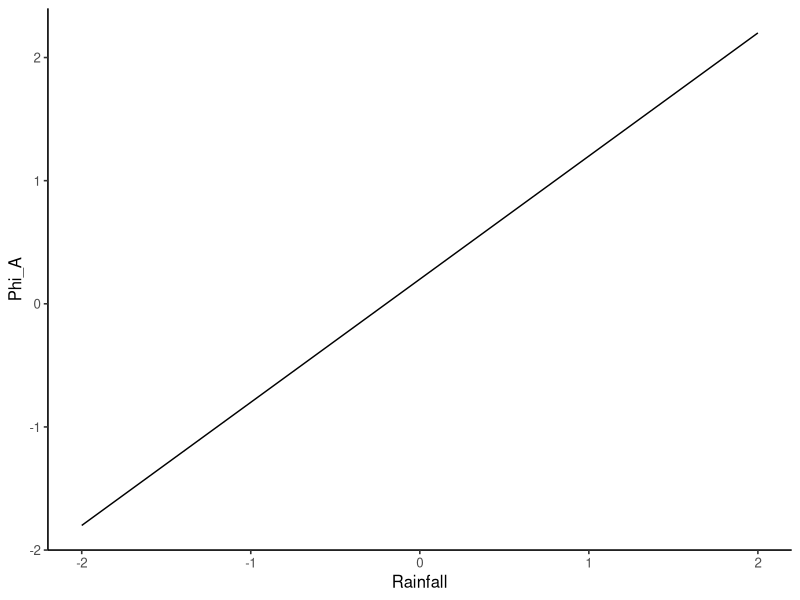
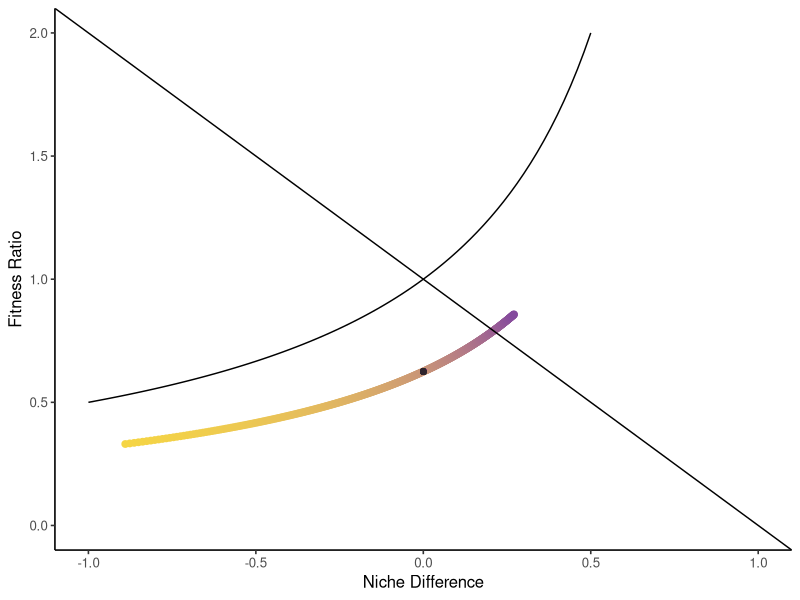
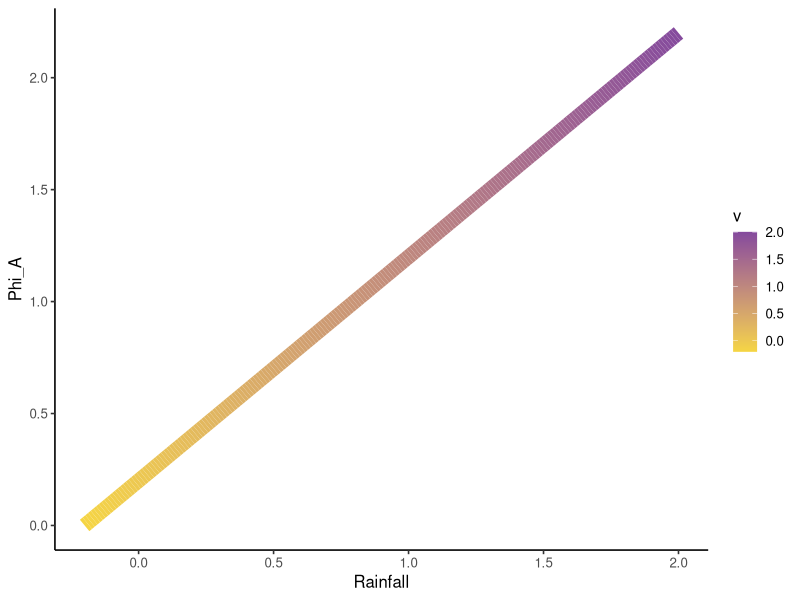
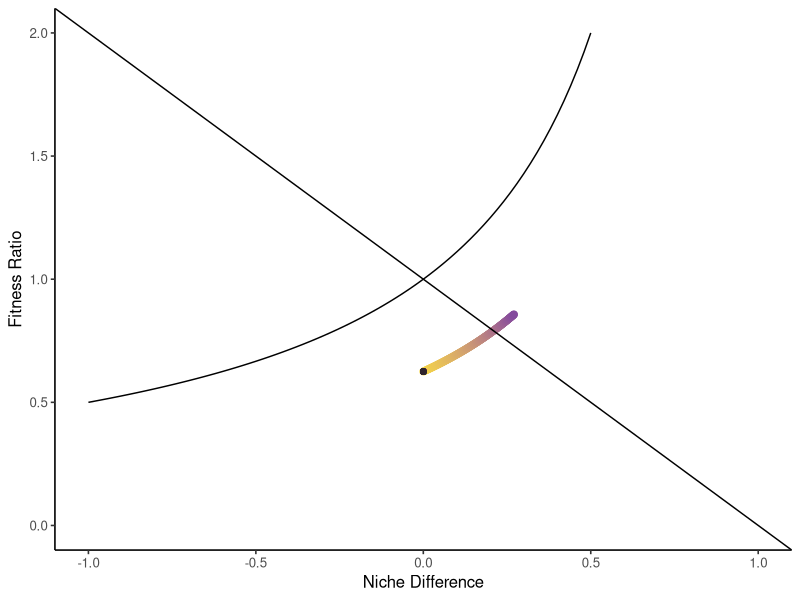
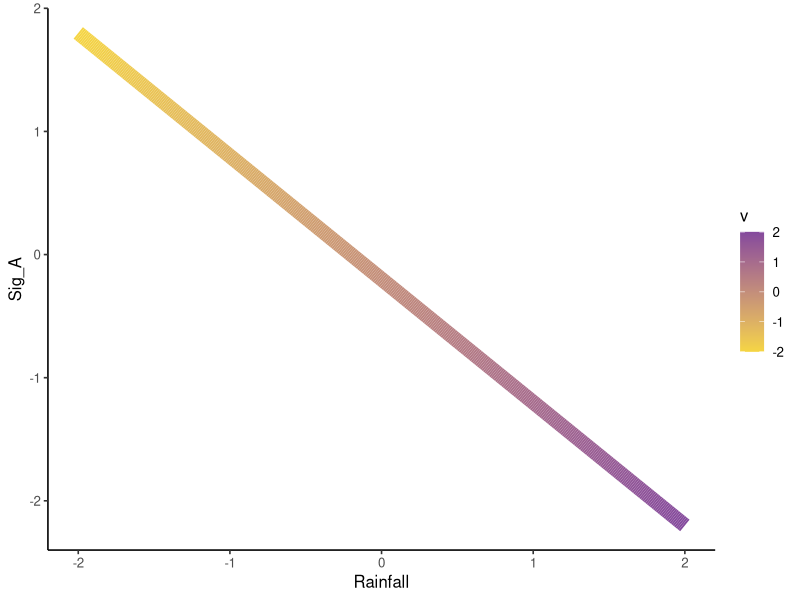
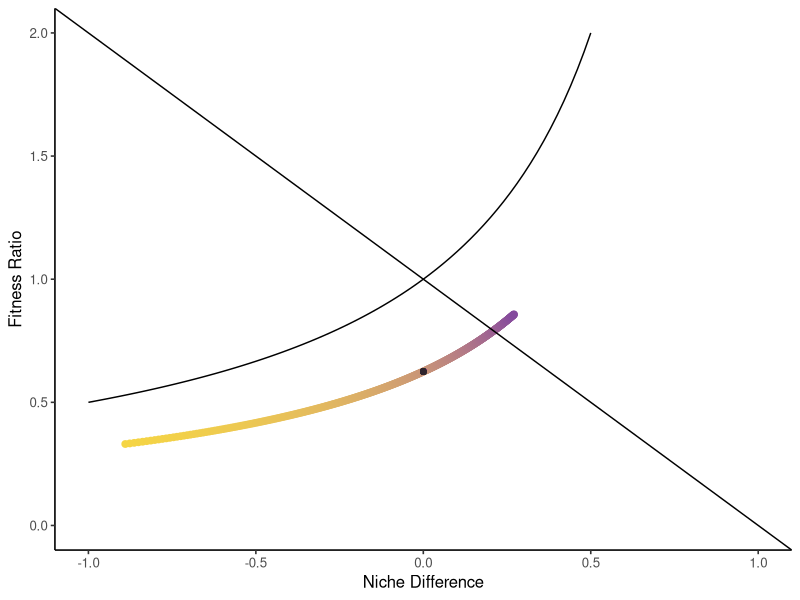
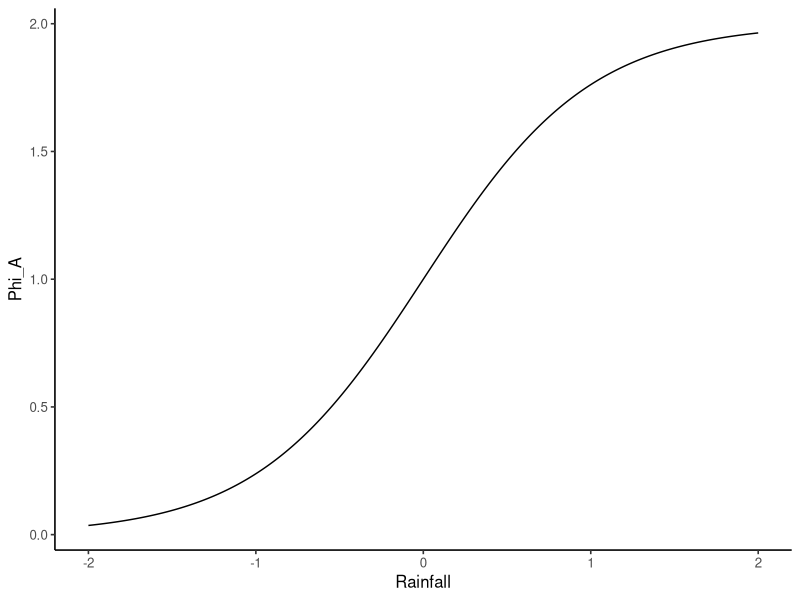
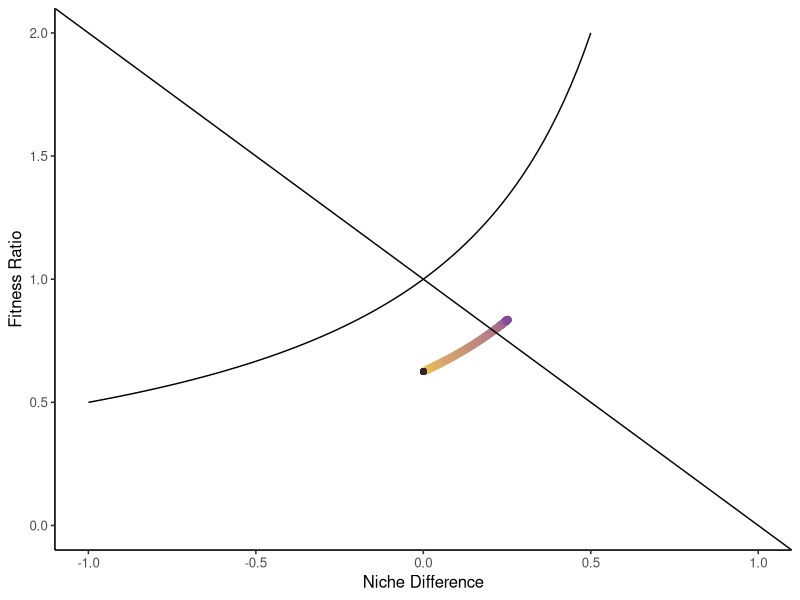

Here is the R script that generated these plots, in order:
##### NONLINEAR SCALING FUNCTIONS #####

library(ggplot2)

coexist_plot <- function(d, sterile = FALSE){
  # d is a dataframe that includes the following:
  # Microbe independent competitive effects ("Caa", "Cab", "Cbb", "Cba")
  # Competition coefficients ("Aaa", "Aab", "Abb", "Aba")
  # Environmental gradient ("v")
  d$niche <- 1 - sqrt((d$Aba * d$Aab)/(d$Aaa * d$Abb))
  d$fit <- sqrt((d$Aaa * d$Aab) / (d$Abb * d$Aba))
  d$niche[d$Aaa > 0 | d$Abb > 0 | d$Aab > 0 | d$Aba > 0] <- NaN
  d$fit[d$Aaa > 0 | d$Abb > 0 | d$Aab > 0 | d$Aba > 0] <- NaN
  nicheS <- 1 - sqrt((d$Cba[1] * d$Cab[1])/(d$Caa[1] * d$Cbb[1]))
  fitS <- sqrt((d$Caa[1] * d$Cab[1]) / (d$Cbb[1] * d$Cba[1]))
  f <- function(x) 1 / (-x + 1)
  p <- ggplot(d, aes(x = niche, y = fit, color = v)) + 
    geom_point(size = 2) + geom_abline(slope = -1, intercept = 1) + 
    theme_classic(base_size = 12) + stat_function(fun=f) + xlim(-1, 1) + ylim(0, 2) + 
    xlab("Niche Difference") + ylab("Fitness Ratio") +
    scale_color_gradient(low = "#F5D544", high = "#844A9D") + 
    theme(legend.position = "none")
  if(sterile == TRUE) p + geom_point(aes(x = nicheS, y = fitS), color = "#2F242C") else p
}

# nonlinear functions... 
# goal: a six-panel figure, a row for phi and a row for sigma
# columns are linear, sigmoidal, and parabolic scaling

# Sigmoid Function: Gompertz Equation
# y = ae^(-be^(-cx))
# a = upper limit (asymptope)
# b = x-axis displacement
# c = growth rate

# Parbolic Function
# y = ax^2 + bx + c
# vertex = (-b/(2a), (4ac - b^2)/(4a))
# focal length = 1/(4a)

# Linear Phi
Caa <- rep(-.5, 401)
Cbb <- rep(-.8, 401)
Cba <- rep(-.8, 401)
Cab <- rep(-.5, 401)

s <- rep(-.2, 401)
p <- rep(.2, 401)

v <- seq(-2, 2, .01)

dat <- cbind.data.frame(Caa, Cbb, Cba, Cab, s, p, v)

dat$p.scaled <- dat$p + dat$v

ggplot(data = dat, aes( x= v, y = p.scaled)) + geom_line() + theme_classic(base_size = 12) + 
  xlab("Rainfall") + ylab("Phi_A")

dat$Aaa <- dat$Caa + dat$s*dat$p.scaled
dat$Abb <- dat$Cbb
dat$Aba <- dat$Cba
dat$Aab <- dat$Cab

coexist_plot(dat, TRUE)

# try this constraining phi to be greater than or equal to 0

dat <- dat[which(dat$p.scaled >= 0), ]

ggplot(data = dat, aes( x= v, y = p.scaled, color = v)) + geom_line(size = 5) + theme_classic(base_size = 12) + 
  xlab("Rainfall") + ylab("Phi_A") + scale_color_gradient(low = "#F5D544", high = "#844A9D")

dat$Aaa <- dat$Caa + dat$s*dat$p.scaled
dat$Abb <- dat$Cbb
dat$Aba <- dat$Cba
dat$Aab <- dat$Cab

coexist_plot(dat, TRUE)

#Linear Sigma
Caa <- rep(-.5, 401)
Cbb <- rep(-.8, 401)
Cba <- rep(-.8, 401)
Cab <- rep(-.5, 401)

s <- rep(-.2, 401)
p <- rep(.2, 401)

v <- seq(-2, 2, .01)

dat <- cbind.data.frame(Caa, Cbb, Cba, Cab, s, p, v)

dat$s.scaled <- dat$s - dat$v

ggplot(data = dat, aes( x= v, y = s.scaled, color = v)) + geom_line(size = 5) + theme_classic(base_size = 12) + 
  xlab("Rainfall") + ylab("Sig_A") + scale_color_gradient(low = "#F5D544", high = "#844A9D")

dat$Aaa <- dat$Caa + dat$p*dat$s.scaled
dat$Abb <- dat$Cbb
dat$Aba <- dat$Cba
dat$Aab <- dat$Cab

coexist_plot(dat, TRUE)

#Sigmoidal Phi

Caa <- rep(-.5, 401)
Cbb <- rep(-.8, 401)
Cba <- rep(-.8, 401)
Cab <- rep(-.5, 401)

s <- rep(-.2, 401)
p <- rep(.2, 401)

v <- seq(-2, 2, .01)

dat <- cbind.data.frame(Caa, Cbb, Cba, Cab, s, p, v)

dat$p.scaled <- (2/(1+exp(-2*v)))

ggplot(data = dat, aes( x= v, y = p.scaled)) + geom_line() + theme_classic(base_size = 12) + 
  xlab("Rainfall") + ylab("Phi_A")

dat$Aaa <- dat$Caa + dat$s*dat$p.scaled
dat$Abb <- dat$Cbb
dat$Aba <- dat$Cba
dat$Aab <- dat$Cab

coexist_plot(dat, TRUE)

# trying without - phi values

dat <- dat[which(dat$p.scaled >= 0), ]

ggplot(data = dat, aes( x= v, y = p.scaled, color = v)) + geom_line(size = 5) + theme_classic(base_size = 12) + 
  xlab("Rainfall") + ylab("Phi_A") + scale_color_gradient(low = "#F5D544", high = "#844A9D")

dat$Aaa <- dat$Caa + dat$s*dat$p.scaled
dat$Abb <- dat$Cbb
dat$Aba <- dat$Cba
dat$Aab <- dat$Cab

coexist_plot(dat, TRUE)

#Sigmoidal Sigma

Caa <- rep(-.5, 401)
Cbb <- rep(-.8, 401)
Cba <- rep(-.8, 401)
Cab <- rep(-.5, 401)

s <- rep(-.2, 401)
p <- rep(.2, 401)

v <- seq(-2, 2, .01)


dat <- cbind.data.frame(Caa, Cbb, Cba, Cab, s, p, v)

dat$s.scaled <- (4/(1+exp(v*2))) - 2.2

ggplot(data = dat, aes( x= v, y = s.scaled, color = v)) + geom_line(size = 5) + theme_classic(base_size = 12) + 
  xlab("Rainfall") + ylab("Sig_A") + scale_color_gradient(low = "#F5D544", high = "#844A9D")

dat$Aaa <- dat$Caa + dat$p*dat$s.scaled
dat$Abb <- dat$Cbb
dat$Aba <- dat$Cba
dat$Aab <- dat$Cab

coexist_plot(dat, TRUE)

#Parabolic Phi

Caa <- rep(-.5, 401)
Cbb <- rep(-.8, 401)
Cba <- rep(-.8, 401)
Cab <- rep(-.5, 401)

s <- rep(-.2, 401)
p <- rep(.2, 401)

v <- seq(-2, 2, .01)

dat <- cbind.data.frame(Caa, Cbb, Cba, Cab, s, p, v)

dat$p.scaled <- -.5*(v-2)^2+2.2

ggplot(data = dat, aes( x= v, y = p.scaled)) + geom_line() + theme_classic(base_size = 12) + 
  xlab("Rainfall") + ylab("Phi_A")

dat$Aaa <- dat$Caa + dat$s*dat$p.scaled
dat$Abb <- dat$Cbb
dat$Aba <- dat$Cba
dat$Aab <- dat$Cab

coexist_plot(dat, TRUE)

dat <- dat[which(dat$p.scaled >= 0), ]

ggplot(data = dat, aes( x= v, y = p.scaled, color = v)) + geom_line(size = 5) + theme_classic(base_size = 12) + 
  xlab("Rainfall") + ylab("Phi_A") + scale_color_gradient(low = "#F5D544", high = "#844A9D")

dat$Aaa <- dat$Caa + dat$s*dat$p.scaled
dat$Abb <- dat$Cbb
dat$Aba <- dat$Cba
dat$Aab <- dat$Cab

coexist_plot(dat, TRUE)

#Parabolic Sigma

Caa <- rep(-.5, 401)
Cbb <- rep(-.8, 401)
Cba <- rep(-.8, 401)
Cab <- rep(-.5, 401)

s <- rep(-.2, 401)
p <- rep(.2, 401)

v <- seq(-2, 2, .01)


dat <- cbind.data.frame(Caa, Cbb, Cba, Cab, s, p, v)

dat$s.scaled <- (1/4)*(v-2)^2-2.2

ggplot(data = dat, aes( x= v, y = s.scaled, color = v)) + geom_line(size = 5) + theme_classic(base_size = 12) + 
  xlab("Rainfall") + ylab("Sig_A") + scale_color_gradient(low = "#F5D544", high = "#844A9D")

dat$Aaa <- dat$Caa + dat$p*dat$s.scaled
dat$Abb <- dat$Cbb
dat$Aba <- dat$Cba
dat$Aab <- dat$Cab

coexist_plot(dat, TRUE)











## Full Parabolic Scaling of Sigma

# Make optimum 0

Caa <- rep(-.5, 401)
Cbb <- rep(-.8, 401)
Cba <- rep(-.8, 401)
Cab <- rep(-.5, 401)

s <- rep(-.2, 401)
p <- rep(.2, 401)

v <- seq(-2, 2, .01)


dat <- cbind.data.frame(Caa, Cbb, Cba, Cab, s, p, v)

dat$s.scaled <- (1/4)*(v)^2-2.2

ggplot(data = dat, aes( x= v, y = s.scaled, color = v)) + geom_line(size = 5) + theme_classic(base_size = 12) + 
  xlab("Rainfall") + ylab("Sig_A") + scale_color_gradient(low = "#F5D544", high = "#844A9D")

dat$Aaa <- dat$Caa + dat$p*dat$s.scaled
dat$Abb <- dat$Cbb
dat$Aba <- dat$Cba
dat$Aab <- dat$Cab

coexist_plot(dat, TRUE) + xlim(-.5, .5) + ylim(.5, 1.5) #+ theme(legend.position = "none")

# range of possible dynamics is drastically cut as the outcomes repeat past the optimum

# now add another scaling with same optimum at 0

Caa <- rep(-.5, 401)
Cbb <- rep(-.8, 401)
Cba <- rep(-.8, 401)
Cab <- rep(-.5, 401)

s <- rep(-.2, 401)
p <- rep(.2, 401)

v <- seq(-2, 2, .01)


dat <- cbind.data.frame(Caa, Cbb, Cba, Cab, s, p, v)

dat$s.scaled <- .25*(v)^2-2.2
dat$s2.scaled <- .25*(v)^2-2.2

ggplot(data = dat, aes( x= v, y = s.scaled, color = v)) + geom_line(size = 5) + theme_classic(base_size = 12) + 
  xlab("Rainfall") + ylab("Sig_A") + scale_color_gradient(low = "#F5D544", high = "#844A9D") + 
  geom_line(aes(x = v+0.2, y = s2.scaled, color = v), size = 5)

ggplot(data = dat, aes( x= v, y = s.scaled, color = v)) + geom_line(size = 5) + theme_classic(base_size = 12) + 
  xlab("Rainfall") + ylab("Sig_A") + scale_color_gradient(low = "#F5D544", high = "#844A9D")

ggplot(data = dat, aes( x= v, y = s2.scaled, color = v)) + geom_line(size = 5) + theme_classic(base_size = 12) + 
  xlab("Rainfall") + ylab("Sig_A") + scale_color_gradient(low = "#F5D544", high = "#844A9D")

dat$Aaa <- dat$Caa + dat$p*dat$s.scaled
dat$Abb <- dat$Cbb + dat$p*dat$s2.scaled
dat$Aba <- dat$Cba
dat$Aab <- dat$Cab

coexist_plot(dat, TRUE) + xlim(-.5, .5) + ylim(.5, 1.5) + 
  theme(legend.position = "none")

# changes the angle, but similarly truncated

# now add another scaling with different optimum

Caa <- rep(-.5, 401)
Cbb <- rep(-.8, 401)
Cba <- rep(-.8, 401)
Cab <- rep(-.5, 401)

s <- rep(-.2, 401)
p <- rep(.2, 401)

v <- seq(-2, 2, .01)


dat <- cbind.data.frame(Caa, Cbb, Cba, Cab, s, p, v)

dat$s.scaled <- .25*(v)^2-2.2
dat$s2.scaled <- .25*(v-1)^2-2.2

ggplot(data = dat, aes( x= v, y = s.scaled, color = v)) + geom_line(size = 5) + theme_classic(base_size = 12) + 
  xlab("Rainfall") + ylab("Sig_A") + scale_color_gradient(low = "#F5D544", high = "#844A9D") + 
  geom_line(aes(x = v, y = s2.scaled, color = v), size = 5)

ggplot(data = dat, aes( x= v, y = s2.scaled, color = v)) + geom_line(size = 5) + theme_classic(base_size = 12) + 
  xlab("Rainfall") + ylab("Sig_A") + scale_color_gradient(low = "#F5D544", high = "#844A9D")

dat$Aaa <- dat$Caa + dat$p*dat$s.scaled
dat$Abb <- dat$Cbb + dat$p*dat$s2.scaled
dat$Aba <- dat$Cba
dat$Aab <- dat$Cab

coexist_plot(dat, TRUE) + xlim(-.5, .5) + ylim(.5, 1.5) + 
  theme(legend.position = "right")

